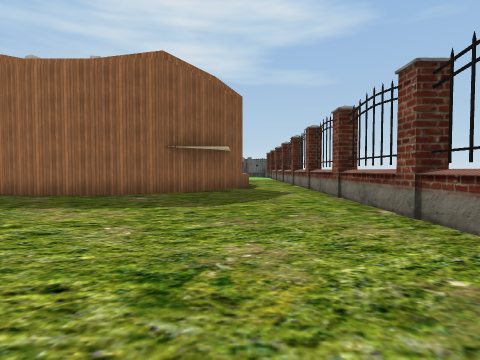
[1] (above)

24 first-person views from a walk through a Unity game level. The camera is 1.4 m above the floor, tilts 2° down and sees 80° across. The floor is counted in squares, 2 m on a side. Each view is taken from the middle of a square. On the plan, view 1 faces up. The plan holds only what a view shows up to about 10 squares ahead; the rest is blank. The place goes on beyond the plan. The player is left out. Some surface patterns are stand-ins.

[2]
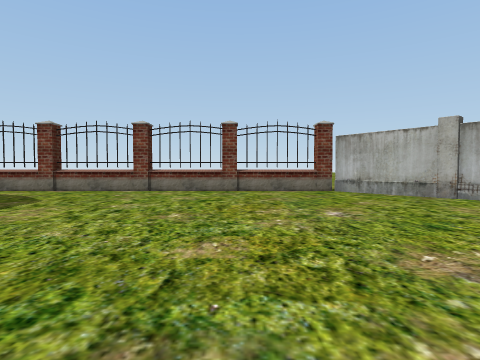

[3]
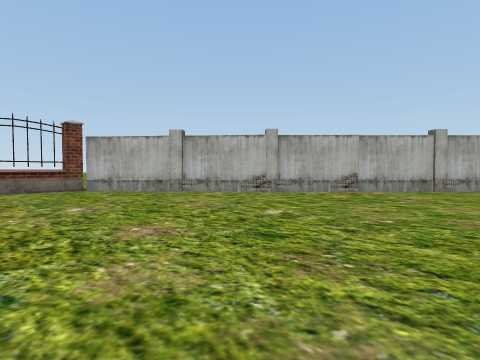

[4]
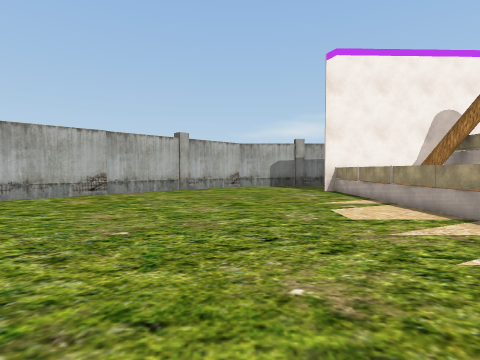

[5]
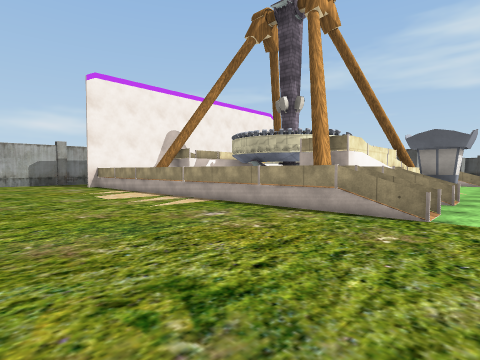

[6]
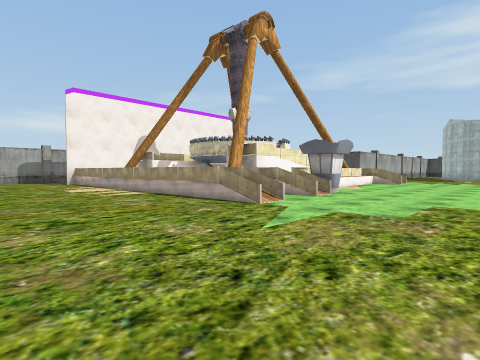

[7]
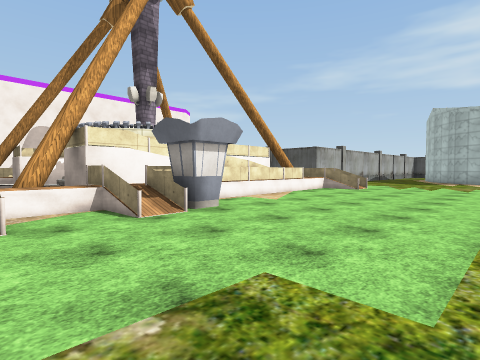

[8]
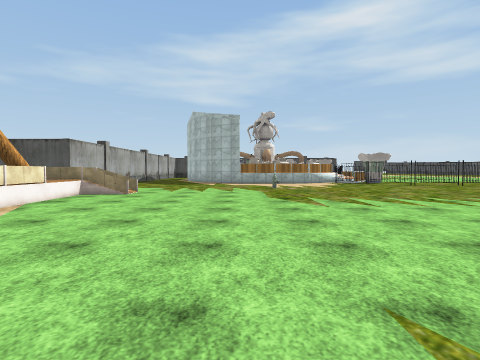

[9]
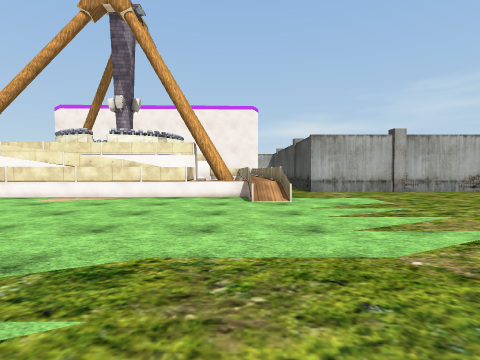

[10]
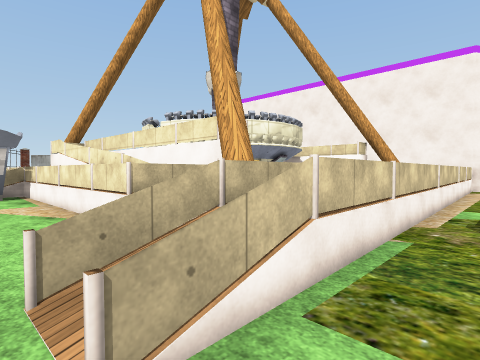

[11]
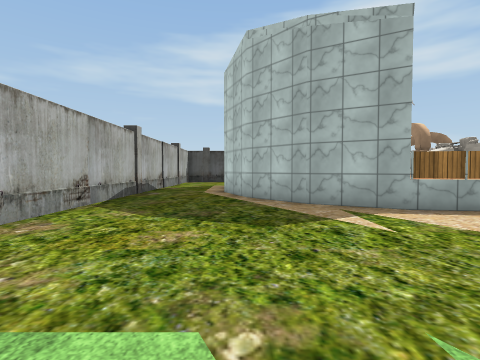

[12]
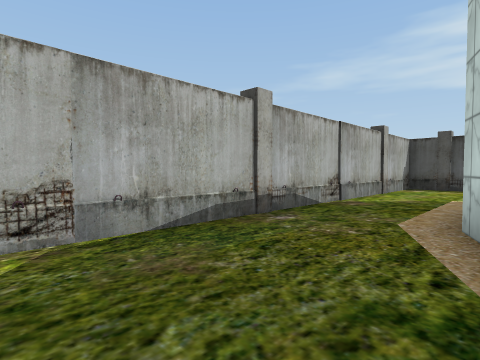

[13]
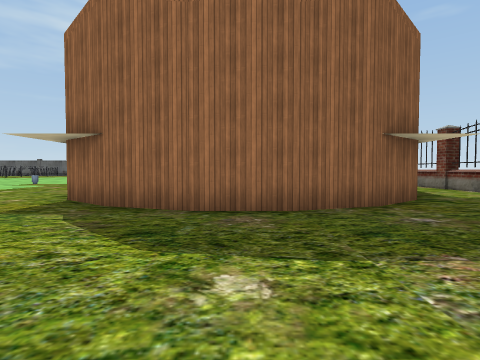

[14]
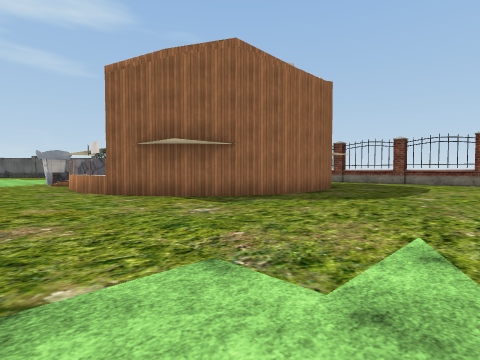

[15]
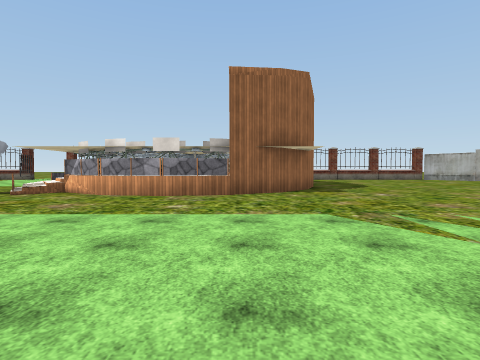

[16]
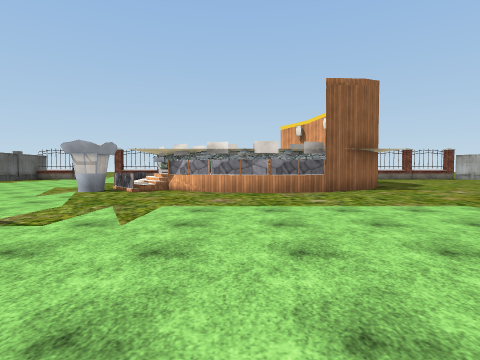

[17]
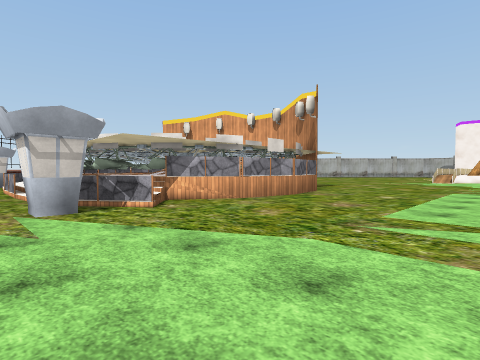

[18]
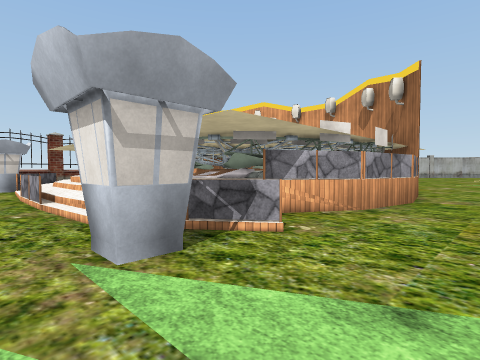

[19]
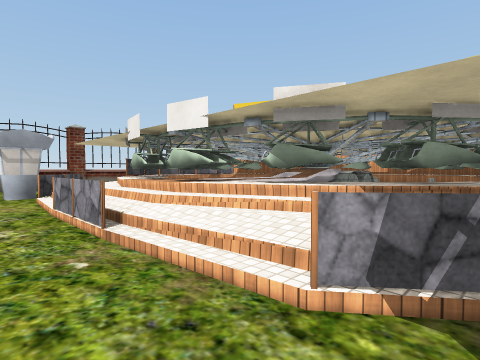

[20]
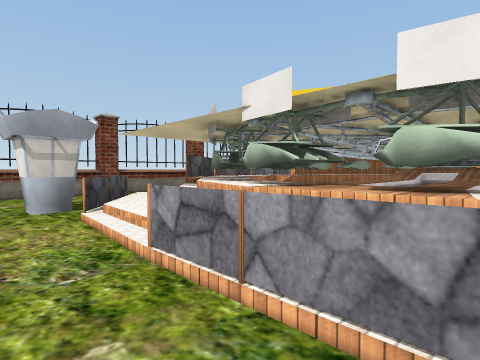

[21]
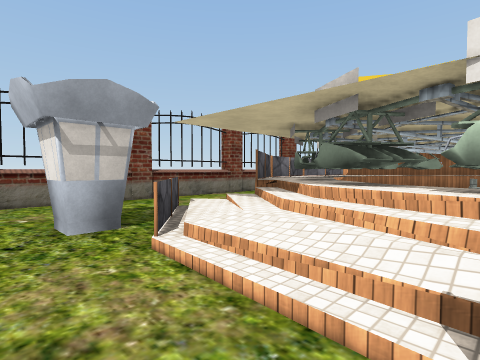

[22]
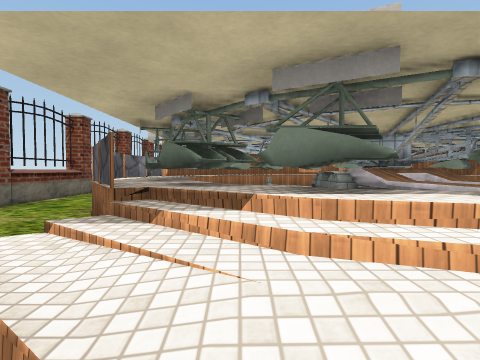

[23]
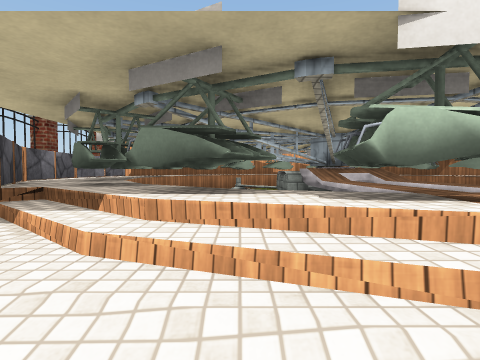

[24]
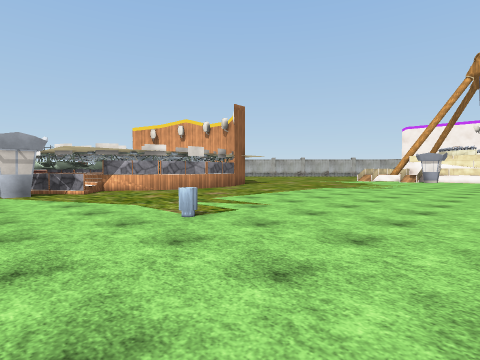

### Floor plan
Key: @ floor where view 1 was taken; # wall or solid block; . floor; / step, stairs or slope; = window, fence, low wall or low ledge; ^ raised ledge; v drop or lower ground; F fence; B bin.
Columns run from 39 left of view 1 to 3 right of it. Each row starts with its distance up from view 1.
 20                     .....................
 19                     ..........#//#=#//##..#
 18                     ....B.....=//^^#=/=...#
 17                     .........##/=#######..F
 16                     ..........#=v###v##...#
 15                     .........##v v## v##..#
 14                     .........#   ###v ##..F
 13                ..    ........#  v###  ##..#
 12                ...   ........##  ^#^  ##..#
 11                ....  ........^^# = = v##..F
 10                ..... .........###  v###...#
  9                ................#######....#
  8        #       ..................####.....#
  7        ###     ...........................F
  6           #.   ...........................#
  5           #.. ............................#
  4          ##...............................F
  3         ##................................#
  2       ###........=......#=.#..............#
  1 ....  #.........=#......##^=..............F
  0 ................=^^=###^^#^=...........@..#
 -1 ###############.==##^#####v=..............#
 -2               ##= v        =.............#F
 -3                #=          =............##
 -4                 =          =...........##
 -5                 #          =..........##
 -6                 =         v #........##
 -7                 = v#^^   #v #.......##
 -8                 = #      ##=#......##
 -9                 =        # ##.....##
-10                 ##       ####....##
-11                                 ##

Where each view was taken, in squares from view 1:
view 1: 0 up, 0 right, facing up
view 2: 1 up, 7 left, facing right
view 3: 1 up, 8 left, facing down-right
view 4: 0 up, 8 left, facing down
view 5: 3 up, 7 left, facing down-left
view 6: 6 up, 7 left, facing down-left
view 7: 6 up, 12 left, facing down-left
view 8: 5 up, 14 left, facing left
view 9: 8 up, 22 left, facing down
view 10: 2 up, 24 left, facing down-right
view 11: 2 up, 24 left, facing left
view 12: 2 up, 29 left, facing down-left
view 13: 3 up, 5 left, facing up
view 14: 3 up, 13 left, facing up-right
view 15: 11 up, 18 left, facing right
view 16: 14 up, 19 left, facing right
view 17: 20 up, 15 left, facing down-right
view 18: 20 up, 12 left, facing down-right
view 19: 20 up, 9 left, facing down-right
view 20: 20 up, 6 left, facing down-right
view 21: 20 up, 4 left, facing down-right
view 22: 19 up, 2 left, facing down
view 23: 19 up, 3 left, facing down
view 24: 20 up, 19 left, facing down-right
